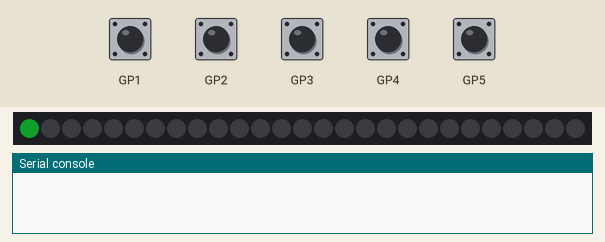
This program was run on a simulated Raspberry Pi Pico running CircuitPython. Shown: 27 RGB LEDs in strip order, left to right, the last lines printed to the serial console. The inputs (shaded band) are chosen by the test bench; at power-on: GP1–5 LOW. Dim RGB values are drawn brighter than linear; USB keyboard and mouse output is not drawn; touch pads read as touched when driven HIGH.

Above: at 0.1 s.
At 1.8 s:
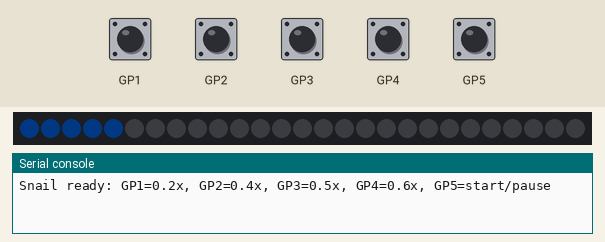
1.9 s: GP1 pulled HIGH for 0.15 s
3.6 s: GP2 pulled HIGH for 0.15 s
5.3 s: GP3 pulled HIGH for 0.15 s
7.0 s: GP4 pulled HIGH for 0.15 s
8.7 s: GP5 pulled HIGH for 0.15 s
Timing chart, 0 to 11.4 s (numbered marks = the images above; inputs shaded):
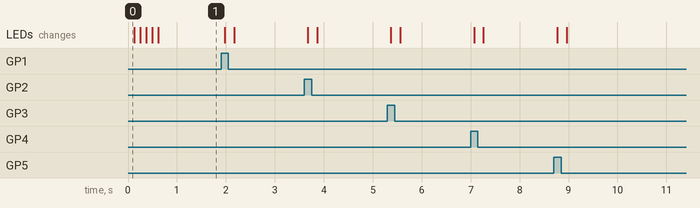

The program:

code.py
```python
"""Five touch pads for Snail Spoke Controller. Copy to CIRCUITPY/code.py.

Targets full-size Spoke; GPIO mapping follows the maker's keyboard example.
Requires adafruit_hid and neopixel.mpy in CIRCUITPY/lib.
"""
import time
import board
import touchio
import usb_hid
import neopixel
from adafruit_hid.keyboard import Keyboard
from adafruit_hid.keycode import Keycode

# (touch pin, USB keyboard key): edit these to choose different pads.
PAD_KEYS = (
    (board.GP1, Keycode.GRAVE_ACCENT),  # 0.2x
    (board.GP2, Keycode.LEFT_BRACKET),  # 0.4x
    (board.GP3, Keycode.RIGHT_BRACKET), # 0.5x
    (board.GP4, Keycode.BACKSLASH),     # 0.6x
    (board.GP5, Keycode.K),             # Start/pause
)
# Full-size Spoke: GP0 drives 27 LEDs; GP1..GP5 sit beside LEDs 0..4.
# If changing PAD_KEYS, update the corresponding LED indexes here too.
PAD_LEDS = (0, 1, 2, 3, 4)
LED_BRIGHTNESS = 0.12
IDLE_COLOR = (0, 25, 65)       # Dim blue: active input, ready.
TOUCH_COLOR = (30, 255, 70)   # Green: touch accepted and key sent.
FEEDBACK_SECONDS = 0.20      # Keep quick taps visible without blocking input.
DEBOUNCE_SECONDS = 0.04
# Leave at zero initially. Increase if attached objects trigger without a touch.
THRESHOLD_OFFSET = 0

keyboard = Keyboard(usb_hid.devices)
keyboard.release_all()
sensors = []
for pin, key in PAD_KEYS:
    sensor = touchio.TouchIn(pin)
    sensor.threshold += THRESHOLD_OFFSET
    # Keep each sensor paired with its key; fail visibly on an invalid pin.
    sensors.append((sensor, key))

pixels = neopixel.NeoPixel(board.GP0, 27, brightness=LED_BRIGHTNESS, auto_write=False)
pixels.fill((0, 0, 0))
pixels.show()
# A short green sweep confirms that touch sensors and USB keyboard initialized.
for led in PAD_LEDS:
    pixels[led] = TOUCH_COLOR
    pixels.show()
    time.sleep(0.12)
for led in PAD_LEDS:
    pixels[led] = IDLE_COLOR
pixels.show()
flash_until = [0.0] * len(sensors)
illuminated = [False] * len(sensors)

stable = [False] * len(sensors)
candidate = [False] * len(sensors)
changed_at = [time.monotonic()] * len(sensors)
print("Snail ready: GP1=0.2x, GP2=0.4x, GP3=0.5x, GP4=0.6x, GP5=start/pause")

try:
    while True:
        now = time.monotonic()
        leds_changed = False
        for index, (sensor, key) in enumerate(sensors):
            touched = sensor.value
            if touched != candidate[index]:
                candidate[index] = touched
                changed_at[index] = now
            if touched != stable[index] and now - changed_at[index] >= DEBOUNCE_SECONDS:
                stable[index] = touched
                if touched:
                    # One complete keystroke per touch; no held or repeating key.
                    keyboard.send(key)
                    flash_until[index] = now + FEEDBACK_SECONDS
            lit = stable[index] or now < flash_until[index]
            if lit != illuminated[index]:
                illuminated[index] = lit
                pixels[PAD_LEDS[index]] = TOUCH_COLOR if lit else IDLE_COLOR
                leds_changed = True
        if leds_changed:
            pixels.show()
        time.sleep(0.01)
finally:
    keyboard.release_all()
    pixels.fill((0, 0, 0))
    pixels.show()
    pixels.deinit()
    for sensor, _ in sensors:
        sensor.deinit()
```
